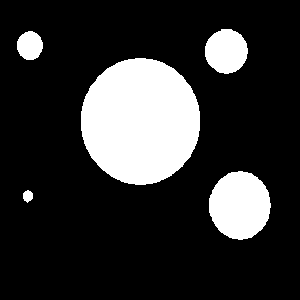
#> input picture Extra/First-Principles-of-Computer-Vision-main/images/Binary/MultipleObjects1.png, 300 x 300 px, found by its file name; its folder holds only this picture in this run
$ jupyter execute Test.ipynb   (older library calls are emulated)
#> lines starting #> are read from the running program, lines starting #| are printed output that depends on the picture; after the words box and inside, x2 and y2 are one past the last pixel; in counts of white or black regions, pixels touching at a corner belong together
### Extra/Course_1: Camera and Imaging/4.3 Segmenting Binary Images/Implementation.py
import cv2
import numpy as np

def getProirNeighbourLabels(image, r, c):
    return [label for label in image[r-1:r+1, c-1:c+1].flatten()[:-1] if label]

def getLabel(table, label):
    while len(table[label]):
        label = min(table[label])
    return label

def fixEquivalenceTable(table, key, label):
    if label not in table[key]:
        table[key].append(label)
        for otherLabel in table[key][:-1]:
            fixEquivalenceTable(table, otherLabel, label)

def equalizeNormalizeLabeledImage(labeledImage, equivalenceTable):
    Areas      = []
    Centeroids = []
    newTable   = {}
    for r in range(labeledImage.shape[0]):
        for c in range(labeledImage.shape[1]):
            if labeledImage[r][c]:
                label = getLabel(equivalenceTable, labeledImage[r][c])
                if label not in newTable:
                    newTable[label]       = len(newTable.keys()) + 1
                    Areas.append(0)
                    Centeroids.append([0, 0])
                labeledImage[r][c]      = newTable[label]
                Areas[newTable[label]-1]         += 1
                Centeroids[newTable[label]-1][0] += c
                Centeroids[newTable[label]-1][1] += r
    for i in range(len(newTable)):
        Centeroids[i][0] /= Areas[i]
        Centeroids[i][1] /= Areas[i]
    return len(newTable), labeledImage, Areas, Centeroids


def getConnectedComponent(image: np.ndarray):
    labeledImage      = np.zeros_like(image)
    equivalenceTable = {}
    for r in range(image.shape[0]):
        for c in range(image.shape[1]):
            if image[r][c]:
                neighbourLabels = getProirNeighbourLabels(labeledImage, r, c)
                if len(neighbourLabels) == 0:
                    newLabel = len(list(equivalenceTable.keys())) + 1
                    equivalenceTable[newLabel] = []
                    labeledImage[r][c] = newLabel
                else:
                    label = getLabel(equivalenceTable, min(neighbourLabels))
                    labeledImage[r][c] = label
                    for l in neighbourLabels:
                        if l != label:
                            fixEquivalenceTable(equivalenceTable, l, label)
    return equalizeNormalizeLabeledImage(labeledImage, equivalenceTable)


# [17 lines left out: functions getColors, colorize, not called in this run]

### Extra/Course_1: Camera and Imaging/4.3 Segmenting Binary Images/Test.ipynb
[cell 1]
import os
import cv2
import numpy as np
import matplotlib.pyplot as plt

from Implementation import *

[cell 2]
imagesDir = os.path.join("..\\..\\", "images", "Binary")
walk      = list(os.walk(imagesDir))
filenames = walk[0][2]
images = [file for file in filenames if ".png" in file]
multipleObjectImages = [filename for filename in images if "Multiple"   in filename]
multipleObjectImages

[cell 3]
for imageName in multipleObjectImages:
    imagePath = os.path.join(imagesDir, imageName)
    image     = cv2.imread(imagePath, cv2.IMREAD_UNCHANGED)
#> image: shape (300, 300); 19.3% white; 5 white regions, box (x1, y1, x2, y2) and area: (81, 58, 200, 185) 11868, (209, 171, 271, 240) 3294, (205, 29, 248, 74) 1495, (17, 31, 43, 60) 587, (23, 190, 33, 203) 95

    numObjects, labeledImage, _, _       = getConnectedComponent(image)
#> after the loop in getConnectedComponent, `for r in range(image.shape[0]):`:
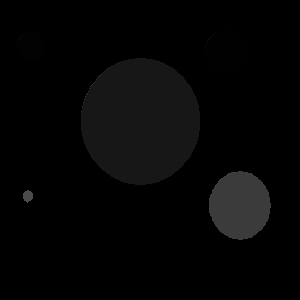
#> labeledImage: shape (300, 300); min 0, max 82, mean 5.3
#> after the loop in equalizeNormalizeLabeledImage, `for r in range(labeledImage.shape[0]):`:
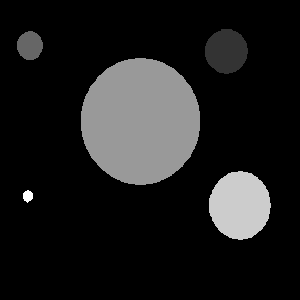
#> labeledImage: shape (300, 300); 16.98% of pixels changed, all inside (x1, y1, x2, y2) = (17, 31, 271, 240); drawn with min black and max white
#> numObjects = 5
    cv2NumObjects, cv2LabeledImage, _, _ = cv2.connectedComponentsWithStats(image, 1, cv2.CV_32S)
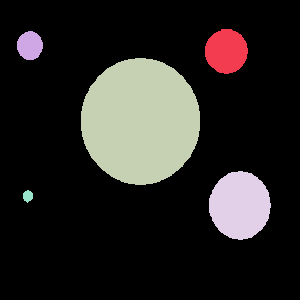
#> cv2LabeledImage: shape (300, 300) int32; 6 distinct labels, from 0 to 5; one colour per label, 0 black
#> cv2NumObjects = 6

    plt.figure()
    plt.subplot(1, 2, 1)
    plt.title("#Objects: " + str(numObjects))
    plt.imshow(labeledImage)
    plt.subplot(1, 2, 2)
    plt.title("OpenCV #Objects: " + str(cv2NumObjects-1))
    plt.imshow(cv2LabeledImage)
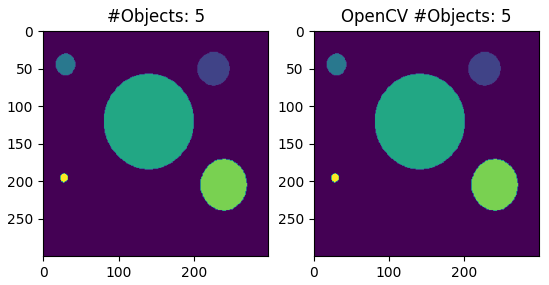
#> figure drawn by matplotlib, 2 panels

As is clear, there is still an issuue I get back to it later, but generally the output is fine with most of the casses

$ run again, on Extra/First-Principles-of-Computer-Vision-main/images/Binary/MultipleObjects5.png
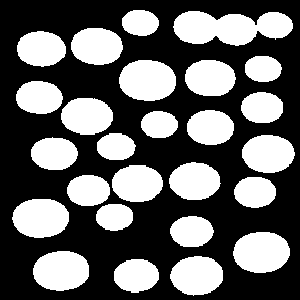
#> input picture Extra/First-Principles-of-Computer-Vision-main/images/Binary/MultipleObjects5.png, 300 x 300 px, found by its file name
#> image: shape (300, 300); 39.6% white; 26 white regions, largest, box (x1, y1, x2, y2) and area: (173, 11, 293, 46) 2976, (119, 60, 176, 101) 1882, (233, 232, 290, 273) 1863
#> numObjects = 19
#> `cv2NumObjects, cv2LabeledImage, _, _ = cv2.connectedComponentsWithStat..`:
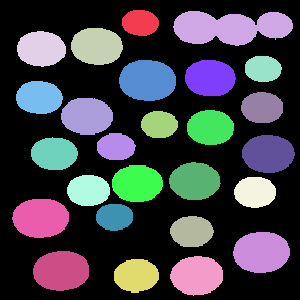
#> cv2LabeledImage: shape (300, 300) int32; 27 distinct labels, from 0 to 26; one colour per label, 0 black
#> cv2NumObjects = 27
#> `[cell 3] for imageName in multipleObjectImages: imagePath = os.path.jo..`:
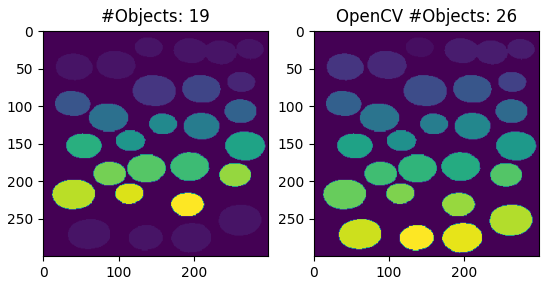
#> figure drawn by matplotlib, 2 panels

$ run again, on Extra/First-Principles-of-Computer-Vision-main/images/Binary/MultipleObjects2.png
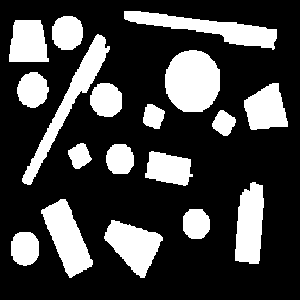
#> input picture Extra/First-Principles-of-Computer-Vision-main/images/Binary/MultipleObjects2.png, 300 x 300 px, found by its file name
#> image: shape (300, 300); 25.8% white; 18 white regions, largest, box (x1, y1, x2, y2) and area: (165, 50, 220, 112) 2752, (124, 11, 277, 50) 2278, (22, 34, 110, 185) 2258
#> numObjects = 18
#> `cv2NumObjects, cv2LabeledImage, _, _ = cv2.connectedComponentsWithStat..`:
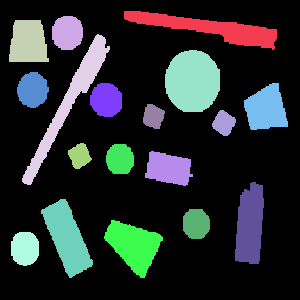
#> cv2LabeledImage: shape (300, 300) int32; 19 distinct labels, from 0 to 18; one colour per label, 0 black
#> cv2NumObjects = 19
#> `[cell 3] for imageName in multipleObjectImages: imagePath = os.path.jo..`:
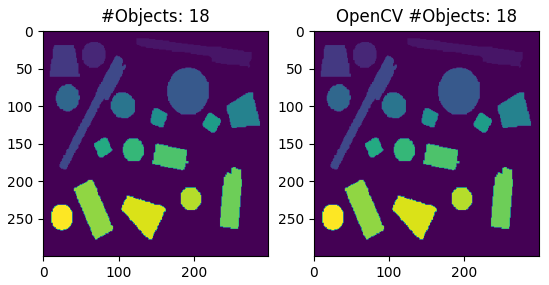
#> figure drawn by matplotlib, 2 panels

$ run again, on Extra/First-Principles-of-Computer-Vision-main/images/Binary/MultipleObjects3.png
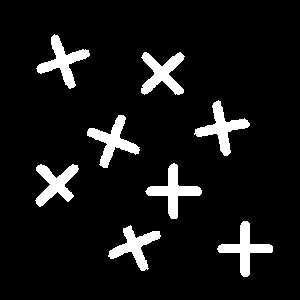
#> input picture Extra/First-Principles-of-Computer-Vision-main/images/Binary/MultipleObjects3.png, 300 x 300 px, found by its file name
#> image: shape (300, 300); 8.4% white; 8 white regions, largest, box (x1, y1, x2, y2) and area: (145, 163, 202, 219) 974, (87, 115, 140, 168) 962, (36, 34, 90, 89) 960
#> after the loop in equalizeNormalizeLabeledImage, `for r in range(labeledImage.shape[0]):`:
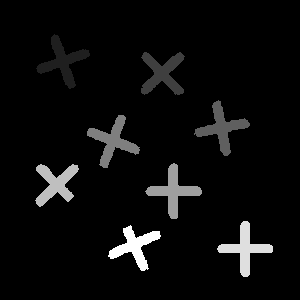
#> labeledImage: shape (300, 300); min 0, max 8, mean 0.372; drawn with min black and max white
#> numObjects = 8
#> cv2LabeledImage: shape (300, 300) int32; 9 distinct labels, from 0 to 8
#> cv2NumObjects = 9
#> `[cell 3] for imageName in multipleObjectImages: imagePath = os.path.jo..`:
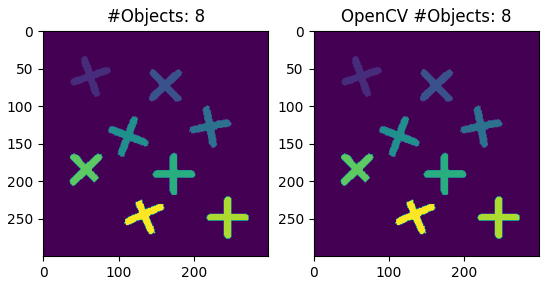
#> figure drawn by matplotlib, 2 panels

$ run again, on Extra/First-Principles-of-Computer-Vision-main/images/Binary/MultipleObjects4.png
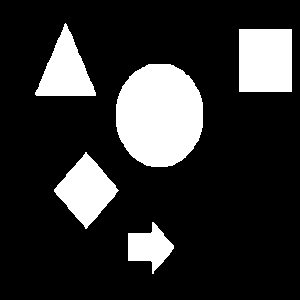
#> input picture Extra/First-Principles-of-Computer-Vision-main/images/Binary/MultipleObjects4.png, 300 x 300 px, found by its file name
#> image: shape (300, 300); 18.6% white; 5 white regions, box (x1, y1, x2, y2) and area: (116, 64, 203, 167) 7222, (239, 29, 292, 92) 3339, (54, 152, 119, 229) 2561, (35, 23, 96, 96) 2346, (128, 222, 174, 274) 1306
#> numObjects = 5
#> cv2LabeledImage: shape (300, 300) int32; 6 distinct labels, from 0 to 5
#> cv2NumObjects = 6
#> `[cell 3] for imageName in multipleObjectImages: imagePath = os.path.jo..`:
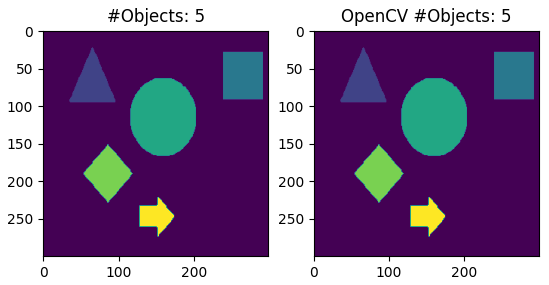
#> figure drawn by matplotlib, 2 panels
